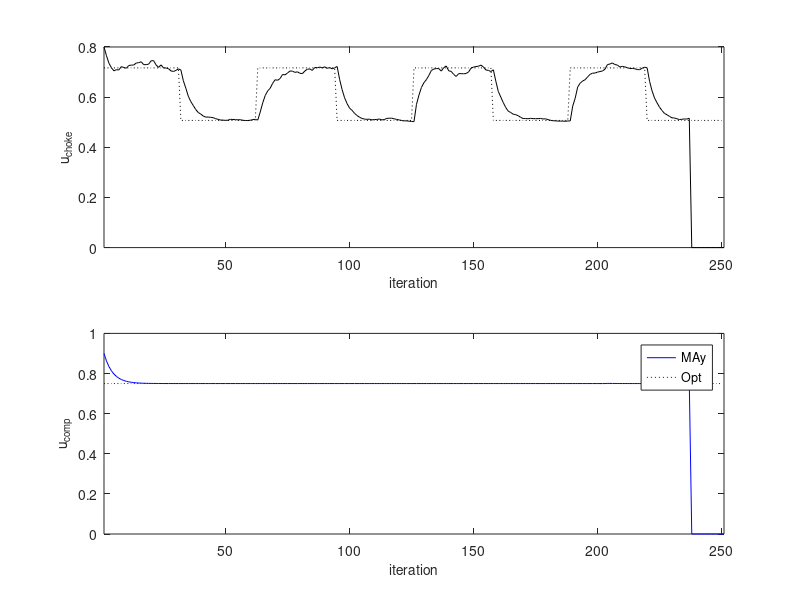
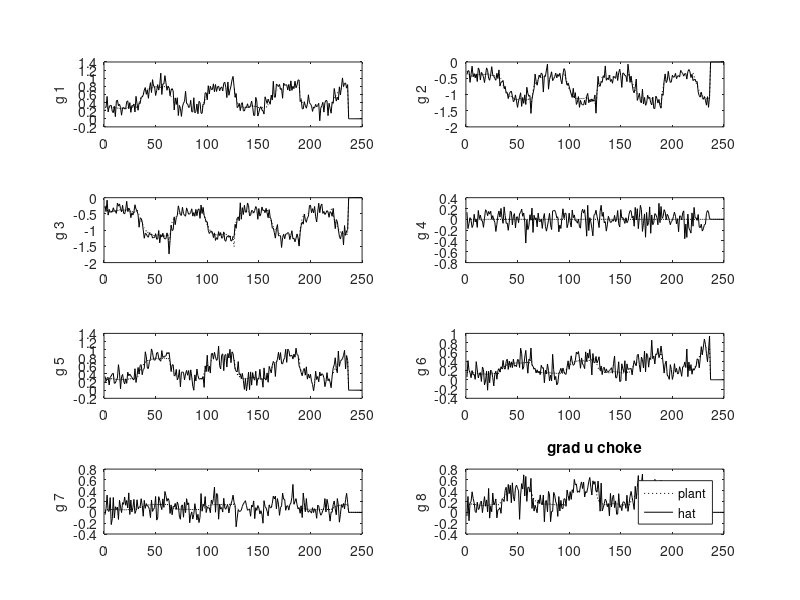
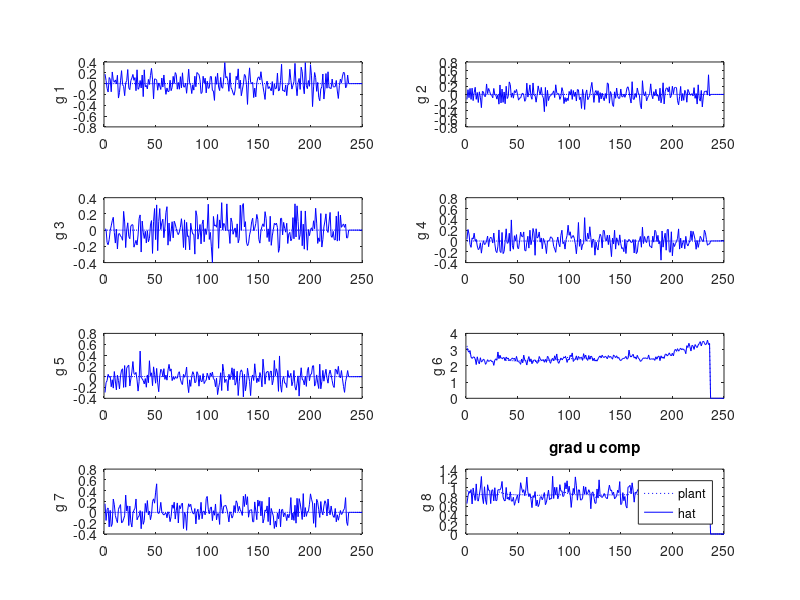
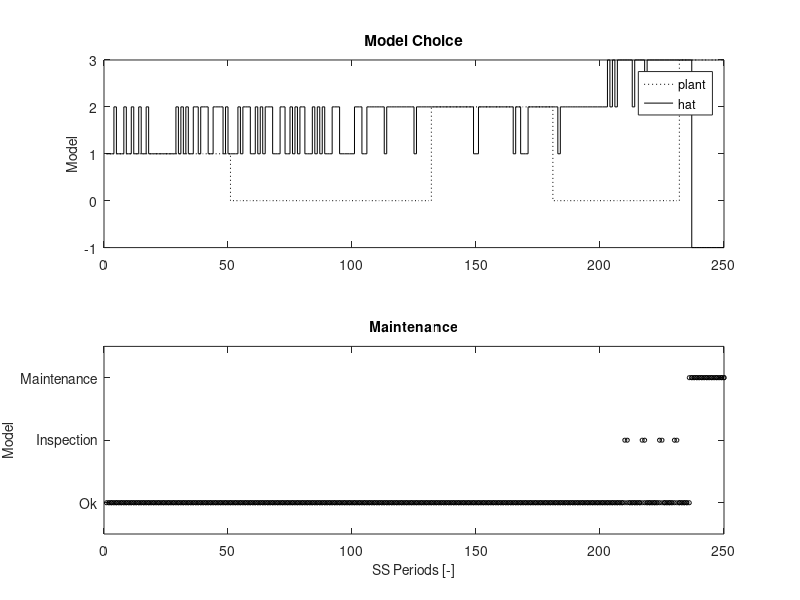

These figures' MATLAB source, in order:
clear
close
clc

%Previously plant surface
load('PlantSurface');

% results
load('baseline');

% to control figure printing
% false - do not print
% true - print
pPDF = false;
pTIFF = false;
pr = [pPDF, pTIFF];

%% Plotting
inputs = {'u_{choke}','u_{comp}'};
measurements = {'Choke outlet pressure','Reservoir outflow','Compressor inflow','Compressor temperature','Compressor outlet pressure','Compressor efficiency','Compressor head','Compressor Power','Pump inflow','Pump power'};
units = {'P_{choke} [Pa]','q_{res} [m3/s]','q_{comp} [m3/s]','T_{comp} [K]','P_{comp} [Pa]','\nu [-]','H [m]','P_{ow} [W]','q_{pump} [m3/s]','P_{op} [W]'};
scaling = [1e7,1e0,1e0,1e2,1e7,1e0,1e1,1e4,1e-1,1e3];

%% 1. Input Comparison
leg = {'MAy','Opt'};

opt = load('PlantOptProfiles');

f1 = figure(1);

    subplot(2,1,1,'FontSize',10)
        plot(1:tEnd + 1,uOptArray(1,:),'k',1:tEnd,opt.uSP(1,1:tEnd),'k:')
        ylabel('u_{choke}','FontSize',10)
        xlabel('iteration','FontSize',10)
        xlim([1,tEnd + 1])
        %ylim([0.7,1])
    subplot(2,1,2,'FontSize',10)
        plot(1:tEnd + 1,uOptArray(2,:),'b',1:tEnd,opt.uSP(2,1:tEnd),'b:')
        ylabel('u_{comp}','FontSize',10)
        xlabel('iteration','FontSize',10) 
        xlim([1,tEnd + 1])
        %ylim([0.7,1])

        legend(leg,'Location','best','FontSize',9)

if pr(1)
    print(f1,'Results_Inputs','-dpdf')
end
if pr(2)
    print(f1,'-r1200','-dtiff','Results_Inputs.tif');
end


%% 2. comparing the actual gradient value with the estimated
leg = {'plant','hat'};

f2 = figure(2);
    for i = 1:ma.nMeas
        subplot(4,2,i,'FontSize',10)
            plot(1:tEnd,gradMeasPlantArray{i}(1,:),'k:')
            hold on
            plot(1:tEnd,gradPlantHatArray{i}(1,:),'k')

        ylabel(['g ',num2str(i)],'FontSize',10)

    end
    title('grad u choke')
    legend(leg,'Location','best','FontSize',9)

if pr(1)
    print(f2,'Results_Gradients_u1','-dpdf')
end
if pr(2)
    print(f2,'-r1200','-dtiff','Results_Gradients_u1.tif');
end

f3 = figure(3);
    for i = 1:ma.nMeas
        subplot(4,2,i,'FontSize',10)
            plot(1:tEnd,gradMeasPlantArray{i}(2,:),'b:')
            hold on
            plot(1:tEnd,gradPlantHatArray{i}(2,:),'b')

        ylabel(['g ',num2str(i)],'FontSize',10)

    end
title('grad u comp')
legend(leg,'Location','best','FontSize',9)

if pr(1)
    print(f3,'Results_Gradients_u2','-dpdf')
end
if pr(2)
    print(f3,'-r1200','-dtiff','Results_Gradients_u2.tif');
end

%% 3. comparing choosen model with actual model
leg = {'plant','hat'};
mod = {'H','D_1','D_2'};

%real plant array
rpArray = [];
for count = 1:tEnd
    if count < par.ph
        rpArray = [rpArray,1];
    elseif count < par.pd1 && count > par.ph_2_d1
        rpArray = [rpArray,2];
    elseif count > par.pd1_2_d2 
        rpArray = [rpArray,3];
    else 
        rpArray = [rpArray,0];
    end
end

f4 = figure(4);
subplot(2,1,1)
    stairs(1:tEnd,rpArray,'k:')
    hold on
    stairs(1:tEnd,modelArrayProb(2:end),'k')

    ylabel('Model','FontSize',10)
    title('Model Choice')
    legend(leg,'Location','best','FontSize',9)

 subplot(2,1,2)
    stairs(1:tEnd,maintenanceArray,'ko','markersize',3)

    xlim([0, 250])
    ylim([-0.5, 2.5])
    yticks([0,1,2])
    yticklabels({'Ok','Inspection','Maintenance'})
    ylabel('Model','FontSize',10)
    xlabel('SS Periods [-]','FontSize',10)
    title('Maintenance','FontSize',10)
hold off

if pr(1)
    print(f4,'Results_ModelChoice','-dpdf')
end
if pr(2)
    print(f4,'-r1200','-dtiff','Results_ModelChoice.tif');
end



% %% 4. comparing estimated parameters
% 
% %real plant array
% rpThetaArray{1} = [];
% rpThetaArray{2} = [];
% rpThetaArray{3} = [];
% 
% for count = 1:tEnd
%     if count < 31 
%         rpThetaArray{1} = [rpThetaArray{1},[0.582;-2.398;2.75;-3.969;4.303]];
%     elseif count < 91 && count > 60
%         rpThetaArray{2} = [rpThetaArray{2},[-0.5;1.8;-0.85]];
%     elseif count > 121
%         rpThetaArray{3} = [rpThetaArray{3},[0.43;0.7;5;1;2]];
%     else 
%         rpThetaArray{1} = [rpThetaArray{1},[0;0;0;0;0]];
%         rpThetaArray{2} = [rpThetaArray{2},[0;0;0]];
%         rpThetaArray{3} = [rpThetaArray{3},[0;0;0;0;0]];
%     end
% end
% 
% f5 = figure(5);
% color = ['k','b','r'];
% for i = 1:ma.nModels
%         plot(1:count,rpThetaArray{i},color(i),'LineSpec',':')
%         hold on
%         plot(1:count,thetaHat{i},color(i))
% 
% end
% 
% ylabel('Parameters','FontSize',10)
% title('Estimated parameters')
% print(f4,'-r80','-dpdf','ResultsParameters.pdf');
% 
% 
% 
